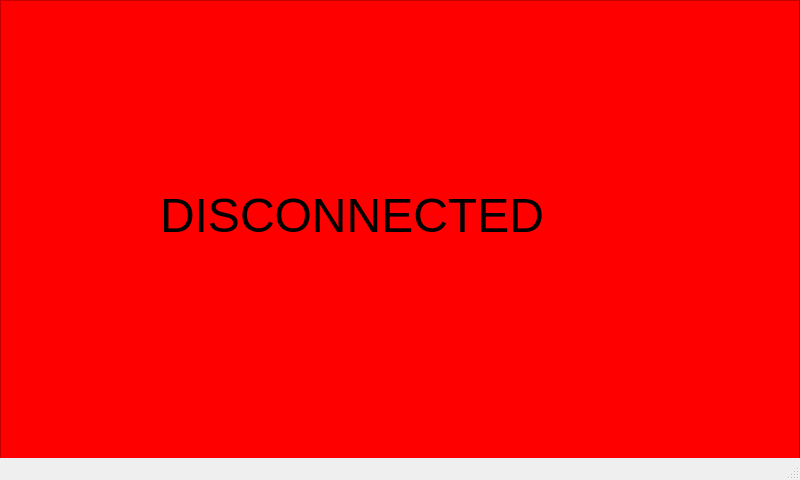
<?xml version="1.0" encoding="UTF-8"?>
<ui version="4.0">
 <class>SDSURocketProject</class>
 <widget class="QMainWindow" name="SDSURocketProject">
  <property name="geometry">
   <rect>
    <x>0</x>
    <y>0</y>
    <width>800</width>
    <height>480</height>
   </rect>
  </property>
  <property name="windowTitle">
   <string>RocketProject</string>
  </property>
  <widget class="QWidget" name="centralwidget">
   <widget class="QLCDNumber" name="Readout1">
    <property name="geometry">
     <rect>
      <x>20</x>
      <y>230</y>
      <width>91</width>
      <height>51</height>
     </rect>
    </property>
    <property name="digitCount">
     <number>7</number>
    </property>
    <property name="segmentStyle">
     <enum>QLCDNumber::Flat</enum>
    </property>
   </widget>
   <widget class="QLCDNumber" name="Readout0">
    <property name="geometry">
     <rect>
      <x>20</x>
      <y>150</y>
      <width>91</width>
      <height>51</height>
     </rect>
    </property>
    <property name="smallDecimalPoint">
     <bool>false</bool>
    </property>
    <property name="digitCount">
     <number>7</number>
    </property>
    <property name="segmentStyle">
     <enum>QLCDNumber::Flat</enum>
    </property>
   </widget>
   <widget class="QLabel" name="MPV_label">
    <property name="geometry">
     <rect>
      <x>520</x>
      <y>40</y>
      <width>81</width>
      <height>31</height>
     </rect>
    </property>
    <property name="font">
     <font>
      <pointsize>16</pointsize>
     </font>
    </property>
    <property name="text">
     <string>MPV's</string>
    </property>
   </widget>
   <widget class="QLabel" name="ignite_label">
    <property name="geometry">
     <rect>
      <x>240</x>
      <y>40</y>
      <width>91</width>
      <height>31</height>
     </rect>
    </property>
    <property name="font">
     <font>
      <pointsize>16</pointsize>
     </font>
    </property>
    <property name="text">
     <string>Igniter</string>
    </property>
   </widget>
   <widget class="QLabel" name="pstate_label">
    <property name="geometry">
     <rect>
      <x>30</x>
      <y>40</y>
      <width>131</width>
      <height>31</height>
     </rect>
    </property>
    <property name="font">
     <font>
      <pointsize>16</pointsize>
     </font>
    </property>
    <property name="text">
     <string>Pressurize</string>
    </property>
   </widget>
   <widget class="QGraphicsView" name="MPV_Safety">
    <property name="geometry">
     <rect>
      <x>620</x>
      <y>41</y>
      <width>30</width>
      <height>30</height>
     </rect>
    </property>
   </widget>
   <widget class="QGraphicsView" name="MPV_Key">
    <property name="geometry">
     <rect>
      <x>740</x>
      <y>41</y>
      <width>30</width>
      <height>30</height>
     </rect>
    </property>
   </widget>
   <widget class="QGraphicsView" name="Ign_Key">
    <property name="geometry">
     <rect>
      <x>460</x>
      <y>41</y>
      <width>30</width>
      <height>30</height>
     </rect>
    </property>
   </widget>
   <widget class="QGraphicsView" name="Ign_Safety">
    <property name="geometry">
     <rect>
      <x>340</x>
      <y>41</y>
      <width>30</width>
      <height>30</height>
     </rect>
    </property>
   </widget>
   <widget class="QGraphicsView" name="Pressure_Key">
    <property name="geometry">
     <rect>
      <x>180</x>
      <y>40</y>
      <width>30</width>
      <height>30</height>
     </rect>
    </property>
   </widget>
   <widget class="Line" name="line">
    <property name="geometry">
     <rect>
      <x>650</x>
      <y>40</y>
      <width>91</width>
      <height>31</height>
     </rect>
    </property>
    <property name="orientation">
     <enum>Qt::Horizontal</enum>
    </property>
   </widget>
   <widget class="Line" name="line_2">
    <property name="geometry">
     <rect>
      <x>370</x>
      <y>40</y>
      <width>91</width>
      <height>31</height>
     </rect>
    </property>
    <property name="orientation">
     <enum>Qt::Horizontal</enum>
    </property>
   </widget>
   <widget class="QLCDNumber" name="Readout2">
    <property name="geometry">
     <rect>
      <x>20</x>
      <y>310</y>
      <width>91</width>
      <height>51</height>
     </rect>
    </property>
    <property name="digitCount">
     <number>7</number>
    </property>
    <property name="segmentStyle">
     <enum>QLCDNumber::Flat</enum>
    </property>
    <property name="value" stdset="0">
     <double>0.000000000000000</double>
    </property>
    <property name="intValue" stdset="0">
     <number>0</number>
    </property>
   </widget>
   <widget class="QProgressBar" name="progressBar0">
    <property name="geometry">
     <rect>
      <x>130</x>
      <y>165</y>
      <width>631</width>
      <height>23</height>
     </rect>
    </property>
    <property name="maximum">
     <number>5000</number>
    </property>
    <property name="value">
     <number>1000</number>
    </property>
    <property name="textVisible">
     <bool>false</bool>
    </property>
    <property name="orientation">
     <enum>Qt::Horizontal</enum>
    </property>
    <property name="invertedAppearance">
     <bool>false</bool>
    </property>
   </widget>
   <widget class="QLabel" name="pstate_label_2">
    <property name="geometry">
     <rect>
      <x>350</x>
      <y>125</y>
      <width>201</width>
      <height>31</height>
     </rect>
    </property>
    <property name="font">
     <font>
      <pointsize>16</pointsize>
     </font>
    </property>
    <property name="text">
     <string>HE BOTTLE</string>
    </property>
   </widget>
   <widget class="QProgressBar" name="progressBar1">
    <property name="geometry">
     <rect>
      <x>130</x>
      <y>245</y>
      <width>631</width>
      <height>23</height>
     </rect>
    </property>
    <property name="maximum">
     <number>4500</number>
    </property>
    <property name="value">
     <number>24</number>
    </property>
    <property name="textVisible">
     <bool>false</bool>
    </property>
    <property name="orientation">
     <enum>Qt::Horizontal</enum>
    </property>
    <property name="invertedAppearance">
     <bool>false</bool>
    </property>
   </widget>
   <widget class="QLabel" name="pstate_label_3">
    <property name="geometry">
     <rect>
      <x>350</x>
      <y>205</y>
      <width>101</width>
      <height>31</height>
     </rect>
    </property>
    <property name="font">
     <font>
      <pointsize>16</pointsize>
     </font>
    </property>
    <property name="text">
     <string>HE REG</string>
    </property>
   </widget>
   <widget class="QLabel" name="label">
    <property name="geometry">
     <rect>
      <x>130</x>
      <y>145</y>
      <width>55</width>
      <height>16</height>
     </rect>
    </property>
    <property name="text">
     <string>0 PSI</string>
    </property>
   </widget>
   <widget class="QLabel" name="label_2">
    <property name="geometry">
     <rect>
      <x>707</x>
      <y>145</y>
      <width>71</width>
      <height>16</height>
     </rect>
    </property>
    <property name="text">
     <string>5000 PSI</string>
    </property>
   </widget>
   <widget class="QLabel" name="label_3">
    <property name="geometry">
     <rect>
      <x>130</x>
      <y>225</y>
      <width>55</width>
      <height>16</height>
     </rect>
    </property>
    <property name="text">
     <string>0 PSI</string>
    </property>
   </widget>
   <widget class="QProgressBar" name="progressBar2">
    <property name="geometry">
     <rect>
      <x>130</x>
      <y>325</y>
      <width>631</width>
      <height>23</height>
     </rect>
    </property>
    <property name="maximum">
     <number>150</number>
    </property>
    <property name="value">
     <number>24</number>
    </property>
    <property name="textVisible">
     <bool>false</bool>
    </property>
    <property name="orientation">
     <enum>Qt::Horizontal</enum>
    </property>
    <property name="invertedAppearance">
     <bool>false</bool>
    </property>
   </widget>
   <widget class="QLabel" name="pstate_label_4">
    <property name="geometry">
     <rect>
      <x>350</x>
      <y>290</y>
      <width>61</width>
      <height>31</height>
     </rect>
    </property>
    <property name="font">
     <font>
      <pointsize>16</pointsize>
     </font>
    </property>
    <property name="text">
     <string>PNU</string>
    </property>
   </widget>
   <widget class="QLabel" name="pstate_label_5">
    <property name="geometry">
     <rect>
      <x>350</x>
      <y>370</y>
      <width>71</width>
      <height>31</height>
     </rect>
    </property>
    <property name="font">
     <font>
      <pointsize>16</pointsize>
     </font>
    </property>
    <property name="text">
     <string>Extra</string>
    </property>
   </widget>
   <widget class="QProgressBar" name="progressBar3">
    <property name="geometry">
     <rect>
      <x>130</x>
      <y>405</y>
      <width>631</width>
      <height>23</height>
     </rect>
    </property>
    <property name="maximum">
     <number>5000</number>
    </property>
    <property name="value">
     <number>24</number>
    </property>
    <property name="textVisible">
     <bool>false</bool>
    </property>
    <property name="orientation">
     <enum>Qt::Horizontal</enum>
    </property>
    <property name="invertedAppearance">
     <bool>false</bool>
    </property>
   </widget>
   <widget class="QLCDNumber" name="Readout3">
    <property name="geometry">
     <rect>
      <x>20</x>
      <y>390</y>
      <width>91</width>
      <height>51</height>
     </rect>
    </property>
    <property name="digitCount">
     <number>7</number>
    </property>
    <property name="segmentStyle">
     <enum>QLCDNumber::Flat</enum>
    </property>
    <property name="value" stdset="0">
     <double>0.000000000000000</double>
    </property>
    <property name="intValue" stdset="0">
     <number>0</number>
    </property>
   </widget>
   <widget class="QGraphicsView" name="graphicsView">
    <property name="geometry">
     <rect>
      <x>230</x>
      <y>20</y>
      <width>271</width>
      <height>71</height>
     </rect>
    </property>
   </widget>
   <widget class="QGraphicsView" name="graphicsView_2">
    <property name="geometry">
     <rect>
      <x>510</x>
      <y>20</y>
      <width>271</width>
      <height>71</height>
     </rect>
    </property>
   </widget>
   <widget class="QGraphicsView" name="graphicsView_3">
    <property name="geometry">
     <rect>
      <x>20</x>
      <y>20</y>
      <width>201</width>
      <height>71</height>
     </rect>
    </property>
   </widget>
   <widget class="QLabel" name="label_4">
    <property name="geometry">
     <rect>
      <x>130</x>
      <y>305</y>
      <width>55</width>
      <height>16</height>
     </rect>
    </property>
    <property name="text">
     <string>0 PSI</string>
    </property>
   </widget>
   <widget class="QLabel" name="label_5">
    <property name="geometry">
     <rect>
      <x>130</x>
      <y>385</y>
      <width>55</width>
      <height>16</height>
     </rect>
    </property>
    <property name="text">
     <string>0 PSI</string>
    </property>
   </widget>
   <widget class="QCheckBox" name="checkBox">
    <property name="geometry">
     <rect>
      <x>680</x>
      <y>100</y>
      <width>101</width>
      <height>20</height>
     </rect>
    </property>
    <property name="text">
     <string>Hide Extra</string>
    </property>
    <property name="autoRepeat">
     <bool>false</bool>
    </property>
    <property name="tristate">
     <bool>false</bool>
    </property>
   </widget>
   <widget class="QGraphicsView" name="Alert1">
    <property name="geometry">
     <rect>
      <x>0</x>
      <y>0</y>
      <width>800</width>
      <height>480</height>
     </rect>
    </property>
    <property name="styleSheet">
     <string notr="true">background-color: rgb(255, 0, 0);</string>
    </property>
   </widget>
   <widget class="QLabel" name="label_6">
    <property name="geometry">
     <rect>
      <x>160</x>
      <y>140</y>
      <width>450</width>
      <height>150</height>
     </rect>
    </property>
    <property name="font">
     <font>
      <pointsize>36</pointsize>
     </font>
    </property>
    <property name="text">
     <string>DISCONNECTED</string>
    </property>
   </widget>
   <widget class="QLabel" name="label_7">
    <property name="geometry">
     <rect>
      <x>707</x>
      <y>225</y>
      <width>71</width>
      <height>16</height>
     </rect>
    </property>
    <property name="text">
     <string>4500 PSI</string>
    </property>
   </widget>
   <widget class="QLabel" name="label_8">
    <property name="geometry">
     <rect>
      <x>714</x>
      <y>305</y>
      <width>71</width>
      <height>16</height>
     </rect>
    </property>
    <property name="text">
     <string>150 PSI</string>
    </property>
   </widget>
   <widget class="QGraphicsView" name="ign_state">
    <property name="geometry">
     <rect>
      <x>20</x>
      <y>110</y>
      <width>18</width>
      <height>18</height>
     </rect>
    </property>
   </widget>
   <widget class="QGraphicsView" name="ch4_state">
    <property name="geometry">
     <rect>
      <x>70</x>
      <y>110</y>
      <width>18</width>
      <height>18</height>
     </rect>
    </property>
   </widget>
   <widget class="QGraphicsView" name="lox_state">
    <property name="geometry">
     <rect>
      <x>120</x>
      <y>110</y>
      <width>18</width>
      <height>18</height>
     </rect>
    </property>
   </widget>
   <widget class="Line" name="ch4_line">
    <property name="geometry">
     <rect>
      <x>30</x>
      <y>115</y>
      <width>51</width>
      <height>10</height>
     </rect>
    </property>
    <property name="styleSheet">
     <string notr="true"/>
    </property>
    <property name="orientation">
     <enum>Qt::Horizontal</enum>
    </property>
   </widget>
   <widget class="QLineEdit" name="lineEdit">
    <property name="geometry">
     <rect>
      <x>190</x>
      <y>108</y>
      <width>137</width>
      <height>22</height>
     </rect>
    </property>
    <property name="placeholderText">
     <string>log.txt</string>
    </property>
   </widget>
   <widget class="QLabel" name="pstate_label_8">
    <property name="geometry">
     <rect>
      <x>230</x>
      <y>130</y>
      <width>61</width>
      <height>20</height>
     </rect>
    </property>
    <property name="font">
     <font>
      <pointsize>8</pointsize>
     </font>
    </property>
    <property name="text">
     <string>Filename</string>
    </property>
   </widget>
   <widget class="QCheckBox" name="checkBox_2">
    <property name="geometry">
     <rect>
      <x>680</x>
      <y>120</y>
      <width>101</width>
      <height>20</height>
     </rect>
    </property>
    <property name="text">
     <string>Record</string>
    </property>
    <property name="autoRepeat">
     <bool>false</bool>
    </property>
    <property name="tristate">
     <bool>false</bool>
    </property>
   </widget>
   <widget class="Line" name="lox_line">
    <property name="geometry">
     <rect>
      <x>80</x>
      <y>115</y>
      <width>51</width>
      <height>10</height>
     </rect>
    </property>
    <property name="styleSheet">
     <string notr="true"/>
    </property>
    <property name="lineWidth">
     <number>1</number>
    </property>
    <property name="orientation">
     <enum>Qt::Horizontal</enum>
    </property>
   </widget>
   <zorder>lox_line</zorder>
   <zorder>ch4_line</zorder>
   <zorder>graphicsView_3</zorder>
   <zorder>graphicsView_2</zorder>
   <zorder>graphicsView</zorder>
   <zorder>Readout1</zorder>
   <zorder>Readout0</zorder>
   <zorder>MPV_label</zorder>
   <zorder>ignite_label</zorder>
   <zorder>pstate_label</zorder>
   <zorder>MPV_Safety</zorder>
   <zorder>MPV_Key</zorder>
   <zorder>Ign_Key</zorder>
   <zorder>Ign_Safety</zorder>
   <zorder>Pressure_Key</zorder>
   <zorder>line</zorder>
   <zorder>line_2</zorder>
   <zorder>Readout2</zorder>
   <zorder>progressBar0</zorder>
   <zorder>pstate_label_2</zorder>
   <zorder>progressBar1</zorder>
   <zorder>pstate_label_3</zorder>
   <zorder>label</zorder>
   <zorder>label_2</zorder>
   <zorder>label_3</zorder>
   <zorder>progressBar2</zorder>
   <zorder>pstate_label_4</zorder>
   <zorder>pstate_label_5</zorder>
   <zorder>progressBar3</zorder>
   <zorder>Readout3</zorder>
   <zorder>label_4</zorder>
   <zorder>label_5</zorder>
   <zorder>checkBox</zorder>
   <zorder>label_7</zorder>
   <zorder>label_8</zorder>
   <zorder>ign_state</zorder>
   <zorder>ch4_state</zorder>
   <zorder>lox_state</zorder>
   <zorder>lineEdit</zorder>
   <zorder>pstate_label_8</zorder>
   <zorder>checkBox_2</zorder>
   <zorder>Alert1</zorder>
   <zorder>label_6</zorder>
  </widget>
  <widget class="QStatusBar" name="statusbar"/>
 </widget>
 <resources/>
 <connections/>
</ui>
